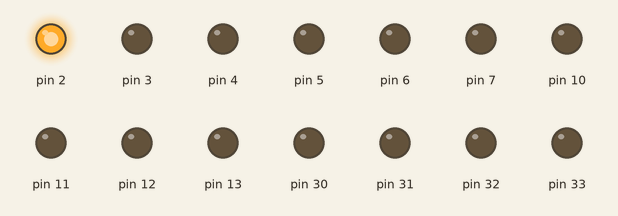
This sketch was run on a simulated Arduino Mega 2560, built with avr-gcc and run on an emulated ATmega2560. On the bench: output pins drawn as LEDs (lit = HIGH).

Above: at 0.1 s.
At 7.6 s:
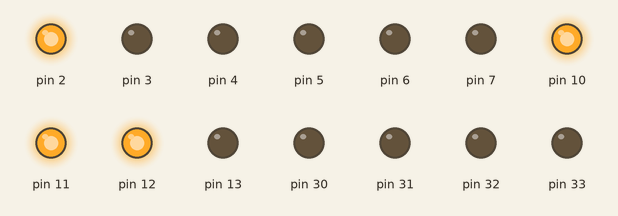
At 12.6 s:
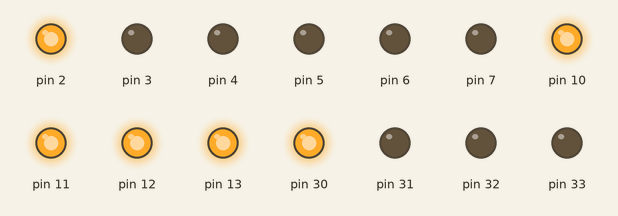
At 17.6 s:
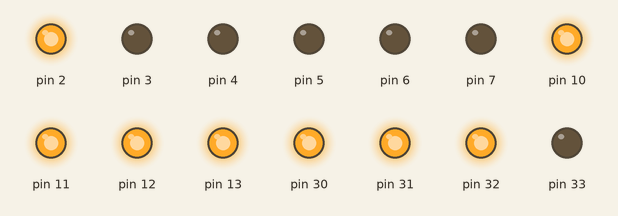
At 27.6 s:
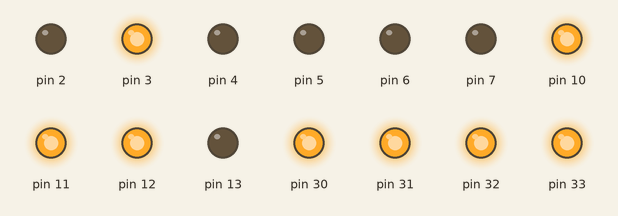
At 37.6 s:
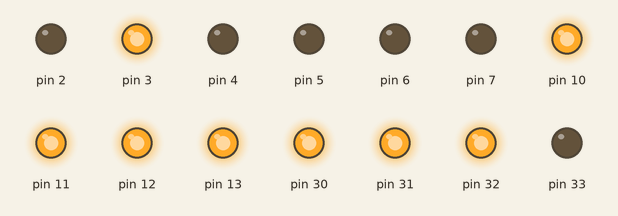
Timing chart, 0 to 39.1 s (numbered marks = the images above):
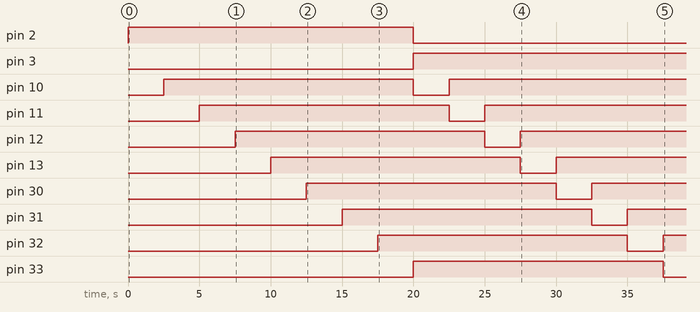

Measured:
- by itself, pin 2: LOW → HIGH at 0.00 s, → LOW 20.0 s later
- by itself, pin 3: LOW → HIGH at 20.0 s
- by itself, pin 10: LOW → HIGH at 2.5 s, → LOW 17.5 s later, → HIGH 2.5 s later
- by itself, pin 11: LOW → HIGH at 5.0 s, → LOW 17.5 s later, → HIGH 2.5 s later
- by itself, pin 12: LOW → HIGH at 7.5 s, → LOW 17.5 s later, → HIGH 2.5 s later
- by itself, pin 13: LOW → HIGH at 10.0 s, → LOW 17.5 s later, → HIGH 2.5 s later
- by itself, pin 30: LOW → HIGH at 12.5 s, → LOW 17.5 s later, → HIGH 2.5 s later
- by itself, pin 31: LOW → HIGH at 15.0 s, → LOW 17.5 s later, → HIGH 2.5 s later

The sketch:

_8x8-00.ino
```cpp
void setup()
   {
        //for (int j=2; j<14; j++)
        //  pinMode(j, OUTPUT);


pinMode(2, OUTPUT);
pinMode(3, OUTPUT);
pinMode(4, OUTPUT);
pinMode(5, OUTPUT);
pinMode(6, OUTPUT);
pinMode(7, OUTPUT);
pinMode(8, OUTPUT);
pinMode(9, OUTPUT);

pinMode(10, OUTPUT);
pinMode(11, OUTPUT);
pinMode(12, OUTPUT);
pinMode(13, OUTPUT);
pinMode(30, OUTPUT);
pinMode(31, OUTPUT);
pinMode(32, OUTPUT);
pinMode(33, OUTPUT);
   }

void loop()
   {
        for (int j=2; j<10; j++)
           {
              digitalWrite(j, HIGH);     //Levantamos la columna
              for (int k= 10 ; k<18 ; k++)
                 {
                  if (k<=13)
                  {
                     digitalWrite(k, LOW);   //Encendemos el punto
                     delay(2500);
                     digitalWrite(k, HIGH);  //Apagamos el punto
                  }
                  else
                  {
                     int l = k + 16;
                     digitalWrite(l, LOW);   //Encendemos el punto
                     delay(2500);
                     digitalWrite(l, HIGH);  //Apagamos el punto

                  }
                 }
              digitalWrite(j, LOW);                //Bajamos la columna
           }
    }
```
